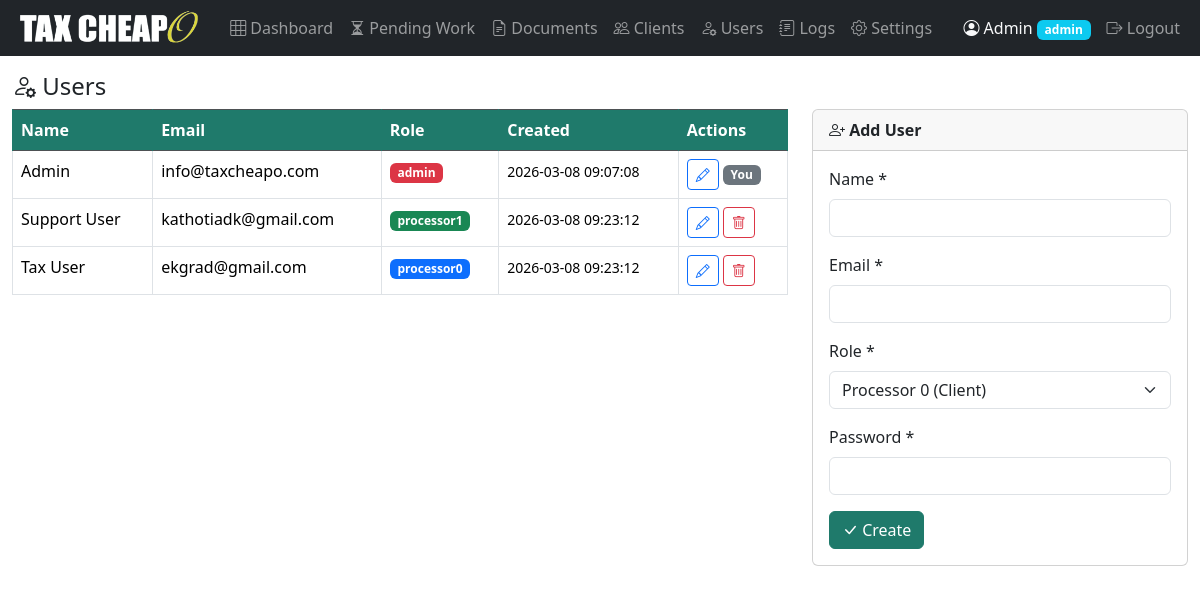
/?action=users (signed in), run on the app's committed database.
### tables this page shows
CREATE TABLE IF NOT EXISTS `users` (
  `id` INT(11) NOT NULL AUTO_INCREMENT,
  `name` VARCHAR(100) NOT NULL,
  `email` VARCHAR(191) NOT NULL,
  `password_hash` VARCHAR(255) NOT NULL,
  `role` ENUM('processor0','processor1','admin') NOT NULL DEFAULT 'processor0',
  `created_at` TIMESTAMP NOT NULL DEFAULT CURRENT_TIMESTAMP,
  `updated_at` TIMESTAMP NOT NULL DEFAULT CURRENT_TIMESTAMP ON UPDATE CURRENT_TIMESTAMP,
  PRIMARY KEY (`id`),
  UNIQUE KEY `email` (`email`)
);

### controllers/UserController.php (called while the page is built, shortened)
<?php
require_once BASE_PATH . '/models/User.php';
$users = User::all();
$editUser = null;
include BASE_PATH . '/views/users.php';

### models/User.php (called while the page is built, shortened)
<?php
class User {
    public static function all(): array {
        $db = getDB();
        return $db->query("SELECT id, name, email, role, created_at FROM users ORDER BY name")->fetchAll();
    }
}

### helpers/functions.php (called while the page is built, shortened)
<?php
function basePath(): string {
    $base = defined('APP_BASE_URL') ? (string) APP_BASE_URL : '/dash';
    $base = trim($base);
    return rtrim($base, '/');
}
function appUrl(string $path = ''): string {
    $base = basePath();
    if ($path[0] === '?') {
        return $base . '/' . $path;
    }
    return $base . '/' . ltrim($path, '/');
}
function assetUrl(string $path): string {
    return appUrl('public/' . ltrim($path, '/'));
}
function isLoggedIn(): bool {
    return isset($_SESSION['user_id']);
}
function currentRole(): string {
    return $_SESSION['user_role'] ?? '';
}
function hasRole(array $roles): bool {
    return in_array(currentRole(), $roles, true);
}
function e(string $str): string {
    return htmlspecialchars($str, ENT_QUOTES, 'UTF-8');
}

### views/users.php (the view, shortened to what this page needs)
<?php
$roleBadge = ['admin' => 'bg-danger', 'processor0' => 'bg-primary', 'processor1' => 'bg-success'];
?>
<h4><i class="bi bi-person-gear"></i> Users</h4>
<div class="row">
    <div class="col-md-8">
        <table class="table table-bordered table-hover">
            <thead class="table-dark">
                <tr>
                    <th>Name</th>
                    <th>Email</th>
                    <th>Role</th>
                    <th>Created</th>
                    <th>Actions</th>
                </tr>
            </thead>
            <tbody>
            <?php foreach ($users as $u): ?>
                <tr>
                    <td><?= e($u['name']) ?></td>
                    <td><?= e($u['email']) ?></td>
                    <td><span class="badge <?= $roleBadge[$u['role']] ?? 'bg-secondary' ?>"><?= e($u['role']) ?></span></td>
                    <td><small><?= e($u['created_at']) ?></small></td>
                    <td>
                        <a href="<?= e(appUrl('?action=user_edit&id=' . $u['id'])) ?>"
                           class="btn btn-sm btn-outline-primary" title="Edit">
                            <i class="bi bi-pencil"></i>
                        </a>
                        <?php if ($u['id'] != $_SESSION['user_id']): ?>
                        <form method="POST" action="<?= e(appUrl('?action=user_delete')) ?>" class="d-inline confirm-delete"
                              data-confirm-title="Delete User"
                              data-confirm-message="Are you sure you want to delete user &quot;<?= e($u['name']) ?>&quot;?"
                              data-confirm-warning="This action cannot be undone.">
                            <button class="btn btn-sm btn-outline-danger" title="Delete">
                                <i class="bi bi-trash"></i>
                            </button>
                        </form>
                        <?php else: ?>
                            <span class="badge bg-secondary">You</span>
                        <?php endif; ?>
                    </td>
                </tr>
            <?php endforeach; ?>
            </tbody>
        </table>
    </div>
    <div class="col-md-4">
        <div class="card">
            <div class="card-header">
                <strong><?= $editUser ? '<i class="bi bi-pencil"></i> Edit User' : '<i class="bi bi-person-plus"></i> Add User' ?></strong>
            </div>
            <div class="card-body">
                <form method="POST" action="<?= e(appUrl('?action=user_save')) ?>">
                    <div class="mb-3">
                        <label class="form-label">Name *</label>
                        <input type="text" name="name" class="form-control" required
                               value="<?= e($editUser['name'] ?? '') ?>">
                    </div>
                    <div class="mb-3">
                        <label class="form-label">Email *</label>
                        <input type="email" name="email" class="form-control" required
                               value="<?= e($editUser['email'] ?? '') ?>">
                    </div>
                    <div class="mb-3">
                        <label class="form-label">Role *</label>
                        <select name="role" class="form-select">
                            <?php foreach (['processor0' => 'Processor 0 (Client)', 'processor1' => 'Processor 1 (Internal Staff)', 'admin' => 'Admin'] as $val => $label): ?>
                                <option value="<?= $val ?>" <?= ($editUser['role'] ?? '') === $val ? 'selected' : '' ?>>
                                    <?= $label ?>
                                </option>
                            <?php endforeach; ?>
                        </select>
                    </div>
                    <div class="mb-3">
                        <label class="form-label">
                            Password <?= $editUser ? '<small class="text-muted">(leave blank to keep current)</small>' : '*' ?>
                        </label>
                        <input type="password" name="password" class="form-control"
                               <?= $editUser ? '' : 'required' ?> autocomplete="new-password">
                    </div>
                    <div class="d-flex gap-2">
                        <button type="submit" class="btn btn-primary">
                            <i class="bi bi-check-lg"></i> <?= $editUser ? 'Update' : 'Create' ?>
                        </button>
                    </div>
                </form>
            </div>
        </div>
    </div>
</div>
<?php
$content = ob_get_clean();
include BASE_PATH . '/views/layout.php';
?>

### index.php (shortened to what this page needs)
<?php
require_once BASE_PATH . '/helpers/functions.php';
$action = $_GET['action'] ?? 'dashboard';
switch ($action) {
    case 'users':
    case 'user_save':
    case 'user_edit':
    case 'user_delete':
        require_once BASE_PATH . '/controllers/UserController.php';
        break;
}

### views/layout.php (shortened to what this page needs)
<!DOCTYPE html>
<html lang="en">
<head>
    <link href="https://cdn.jsdelivr.net/npm/bootstrap@5.3.3/dist/css/bootstrap.min.css" rel="stylesheet">
    <link href="https://cdn.jsdelivr.net/npm/bootstrap-icons@1.11.3/font/bootstrap-icons.min.css" rel="stylesheet">
    <link href="<?= e(assetUrl('css/style.css') . '?v=' . (@filemtime(BASE_PATH . '/public/css/style.css') ?: time())) ?>" rel="stylesheet">
</head>
<body>
<?php if (isLoggedIn()): ?>
<nav class="navbar navbar-expand-lg navbar-dark bg-dark">
    <div class="container-fluid">
        <a class="navbar-brand p-0" href="<?= e(appUrl('?action=dashboard')) ?>">
            <img src="<?= e(assetUrl('img/taxcheapo-logo-white.png')) ?>" alt="Work Progress" style="height:40px;width:auto;display:block;">
        </a>
        <div class="collapse navbar-collapse" id="navbarNav">
            <ul class="navbar-nav me-auto">
                <li class="nav-item">
                    <a class="nav-link" href="<?= e(appUrl('?action=dashboard')) ?>">
                        <i class="bi bi-grid-3x3"></i> Dashboard
                    </a>
                </li>
                <li class="nav-item">
                    <a class="nav-link" href="<?= e(appUrl('?action=pending')) ?>">
                        <i class="bi bi-hourglass-split"></i> Pending Work
                    </a>
                </li>
                <li class="nav-item">
                    <a class="nav-link" href="<?= e(appUrl('?action=documents')) ?>">
                        <i class="bi bi-file-earmark-text"></i> Documents
                    </a>
                </li>
                <?php if (hasRole(['admin']) || hasClientPermission()): ?>
                <li class="nav-item">
                    <a class="nav-link" href="<?= e(appUrl('?action=clients')) ?>">
                        <i class="bi bi-people"></i> Clients
                    </a>
                </li>
                <?php endif; ?>
                <?php if (hasRole(['admin'])): ?>
                <li class="nav-item">
                    <a class="nav-link" href="<?= e(appUrl('?action=users')) ?>">
                        <i class="bi bi-person-gear"></i> Users
                    </a>
                </li>
                <li class="nav-item">
                    <a class="nav-link" href="<?= e(appUrl('?action=logs')) ?>">
                        <i class="bi bi-journal-text"></i> Logs
                    </a>
                </li>
                <li class="nav-item">
                    <a class="nav-link" href="<?= e(appUrl('?action=settings')) ?>">
                        <i class="bi bi-gear"></i> Settings
                    </a>
                </li>
                <?php endif; ?>
            </ul>
            <ul class="navbar-nav">
                <li class="nav-item">
                    <span class="nav-link text-light">
                        <i class="bi bi-person-circle"></i>
                        <?= e($_SESSION['user_name'] ?? '') ?>
                        <span class="badge bg-info"><?= e($_SESSION['user_role'] ?? '') ?></span>
                    </span>
                </li>
                <li class="nav-item">
                    <a class="nav-link" href="<?= e(appUrl('?action=logout')) ?>">
                        <i class="bi bi-box-arrow-right"></i> Logout
                    </a>
                </li>
            </ul>
        </div>
    </div>
</nav>
<?php endif; ?>
<div class="container-fluid mt-3">
    <?= $content ?? '' ?>
</div>
</body>
</html>

### public/css/style.css (style rules this page uses)
.badge { font-size: 0.75rem; }
.dashboard-table thead th, .dashboard-table thead td, #reminderClientList thead th, thead.table-dark th, thead.table-dark td { background-color: #1F7A6B !important; color: #fff !important; border-color: #1F7A6B !important; }
.btn-primary, .btn-secondary, .btn-info, .btn-success, .btn-warning, .btn-danger { background-color: #1F7A6B !important; border-color: #1F7A6B !important; color: #fff !important; }

### data on the page
users: name "Admin", email "info@taxcheapo.com", role "admin", created_at "2026-03-08 09:07:08", shows "You"
users: name "Support User", email "kathotiadk@gmail.com", role "processor1", created_at "2026-03-08 09:23:12"
users: name "Tax User", email "ekgrad@gmail.com", role "processor0", created_at "2026-03-08 09:23:12"

### other printed values
$_SESSION['user_name'] "Admin"
$_SESSION['user_role'] "admin"
form field role "Processor 0 (Client)"
